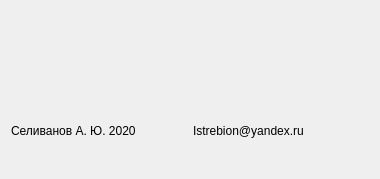
<?xml version="1.0" encoding="UTF-8"?>
<ui version="4.0">
 <class>about_dialog</class>
 <widget class="QDialog" name="about_dialog">
  <property name="geometry">
   <rect>
    <x>0</x>
    <y>0</y>
    <width>380</width>
    <height>179</height>
   </rect>
  </property>
  <property name="windowTitle">
   <string notr="true">About</string>
  </property>
  <layout class="QGridLayout" name="gridLayout">
   <item row="0" column="0" colspan="2">
    <widget class="QLabel" name="label_3">
     <property name="text">
      <string/>
     </property>
     <property name="pixmap">
      <pixmap resource="logo1.qrc">:/for_logo/rs/logo.png</pixmap>
     </property>
    </widget>
   </item>
   <item row="1" column="0">
    <widget class="QLabel" name="label">
     <property name="styleSheet">
      <string notr="true">font: 75 16pt &quot;Times New Roman&quot;;</string>
     </property>
     <property name="text">
      <string>Селиванов А. Ю. 2020</string>
     </property>
    </widget>
   </item>
   <item row="1" column="1">
    <widget class="QLabel" name="label_2">
     <property name="styleSheet">
      <string notr="true">font: 75 12pt &quot;Times New Roman&quot;;</string>
     </property>
     <property name="text">
      <string>Istrebion@yandex.ru</string>
     </property>
    </widget>
   </item>
  </layout>
 </widget>
 <resources>
  <include location="logo1.qrc"/>
 </resources>
 <connections/>
</ui>
